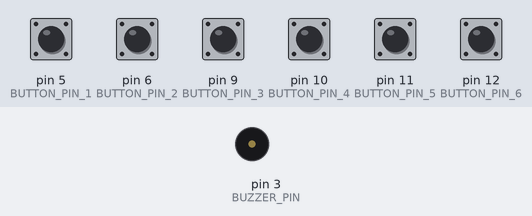
Recording of a sketch running on a simulated Arduino Uno, built with avr-gcc and run on an emulated ATmega328P. Parts: buzzer (waves = sounding). The inputs (shaded band) are chosen by the test bench; at power-on: pin 5 (BUTTON_PIN_1), pin 6 (BUTTON_PIN_2), pin 9 (BUTTON_PIN_3), pin 10 (BUTTON_PIN_4), pin 11 (BUTTON_PIN_5), pin 12 (BUTTON_PIN_6) LOW.

Above: at 1.2 s.
1.3 s: pin 5 (BUTTON_PIN_1) pulled HIGH for 0.15 s
At 1.55 s:
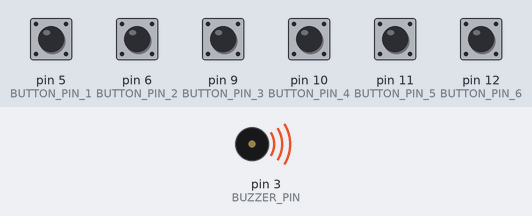
Timing chart, 0 to 4.3 s (numbered marks = the images above; inputs shaded):
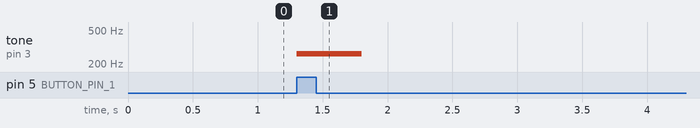

Measured:
- after the input at 1.3 s, tone on pin 3 (BUZZER_PIN): silent → 262 Hz at once, → silent 0.50 s later

The sketch:

piano_monster_prototype.ino
```cpp
#define BUTTON_PIN_1 5
#define BUTTON_PIN_2 6
#define BUTTON_PIN_3 9
#define BUTTON_PIN_4 10
#define BUTTON_PIN_5 11
#define BUTTON_PIN_6 12
#define BUZZER_PIN 3

int buttonState1 = 0;
int lastButtonState1 = 0;

int buttonState2 = 0;
int lastButtonState2 = 0;

int buttonState3 = 0;
int lastButtonState3 = 0;

int buttonState4 = 0;
int lastButtonState4 = 0;

int buttonState5 = 0;
int lastButtonState5 = 0;

int buttonState6 = 0;
int lastButtonState6 = 0;


void setup() {
  pinMode(BUTTON_PIN_1, INPUT);
  pinMode(BUTTON_PIN_2, INPUT);
  pinMode(BUTTON_PIN_3, INPUT);
  pinMode(BUTTON_PIN_4, INPUT);
  pinMode(BUTTON_PIN_5, INPUT);
  pinMode(BUTTON_PIN_6, INPUT);
  pinMode(BUZZER_PIN, OUTPUT);
}

void loop() {
  // C - 262 Hz
  buttonState1 = digitalRead(BUTTON_PIN_1);
  if (buttonState1 == HIGH && lastButtonState1 == LOW) {
    tone(BUZZER_PIN, 262, 500);
    delay(50);
  }
  lastButtonState1 = buttonState1;

  // D - 294 Hz
  buttonState2 = digitalRead(BUTTON_PIN_2);
  if (buttonState2 == HIGH && lastButtonState2 == LOW) {
    tone(BUZZER_PIN, 294, 500);
    delay(50);
  }
  lastButtonState2 = buttonState2;

  // E - 330 Hz
  buttonState3 = digitalRead(BUTTON_PIN_3);
  if (buttonState3 == HIGH && lastButtonState3 == LOW) {
    tone(BUZZER_PIN, 330, 500);
    delay(50);
  }
  lastButtonState3 = buttonState3;


  // F - 350Hz
  buttonState4 = digitalRead(BUTTON_PIN_4);
  if (buttonState4 == HIGH && lastButtonState4 == LOW) {
    tone(BUZZER_PIN, 350, 500);
    delay(10);
  }
  lastButtonState4 = buttonState4;


  // G - 392Hz
  buttonState5 = digitalRead(BUTTON_PIN_5);
  if (buttonState5 == HIGH && lastButtonState5 == LOW) {
    tone(BUZZER_PIN, 392, 500);
    delay(10);
  }
  lastButtonState5 = buttonState5;


  // B - 494
  buttonState6 = digitalRead(BUTTON_PIN_6);
  if (buttonState6 == HIGH && lastButtonState6 == LOW) {
    tone(BUZZER_PIN, 440, 500);
    delay(10);
  }
  lastButtonState6 = buttonState6;
}
```
